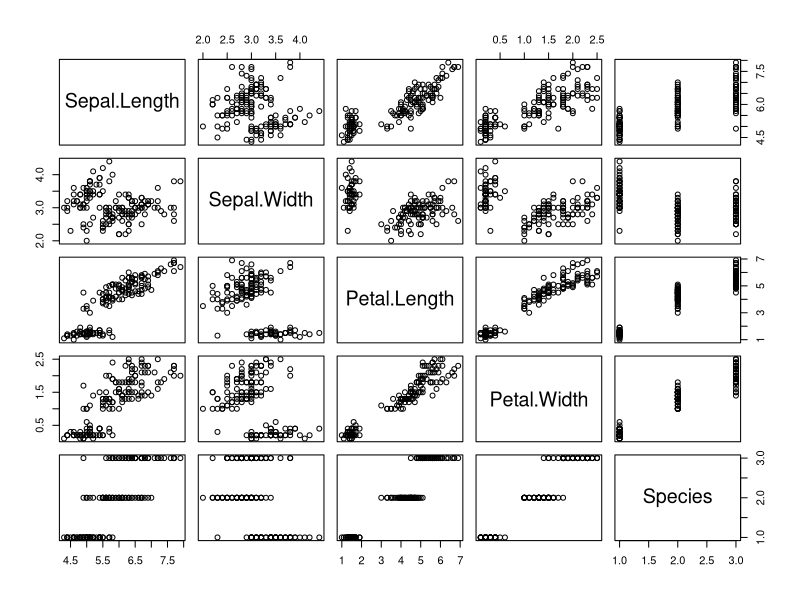
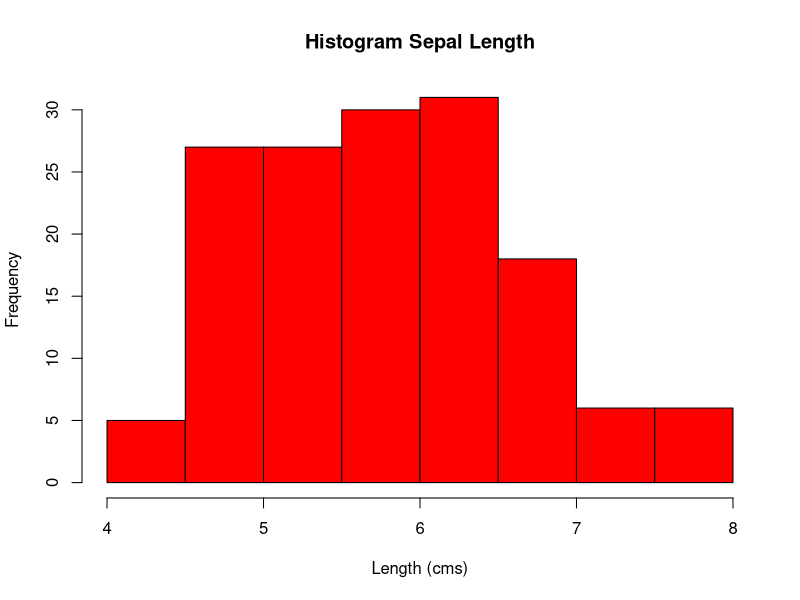
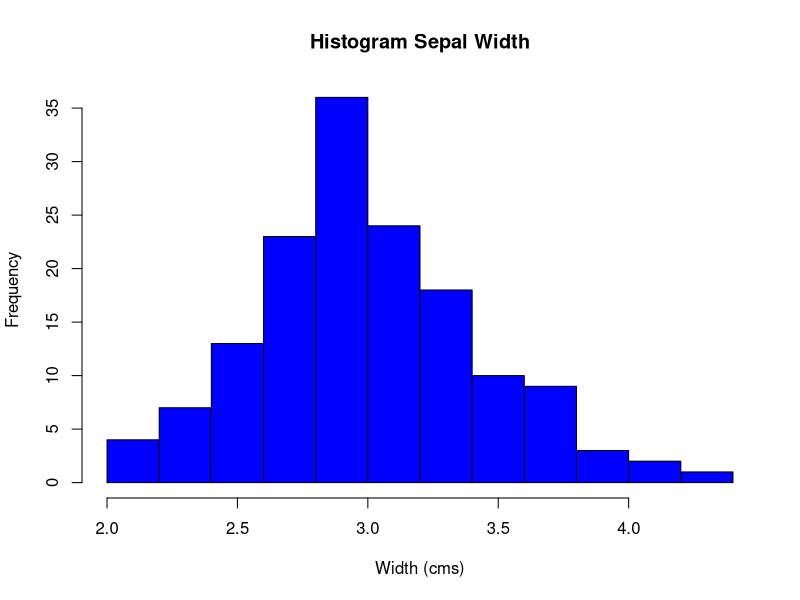
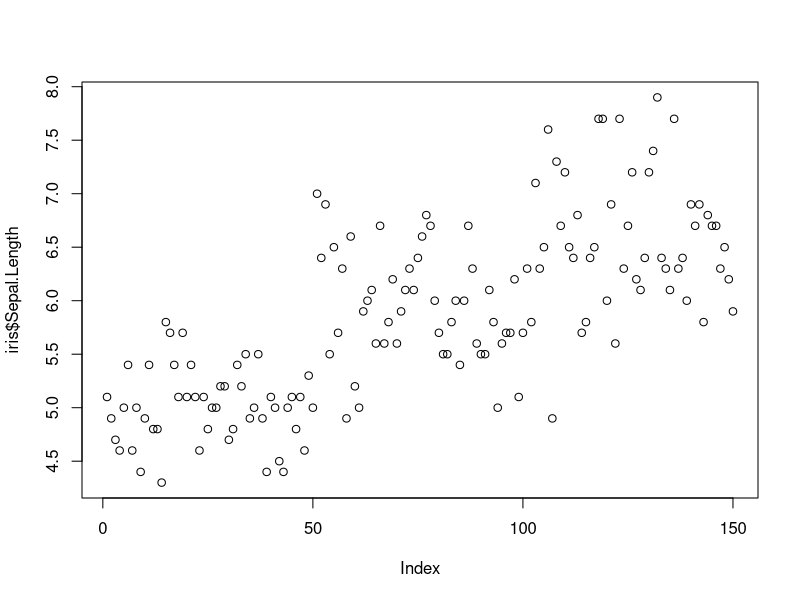
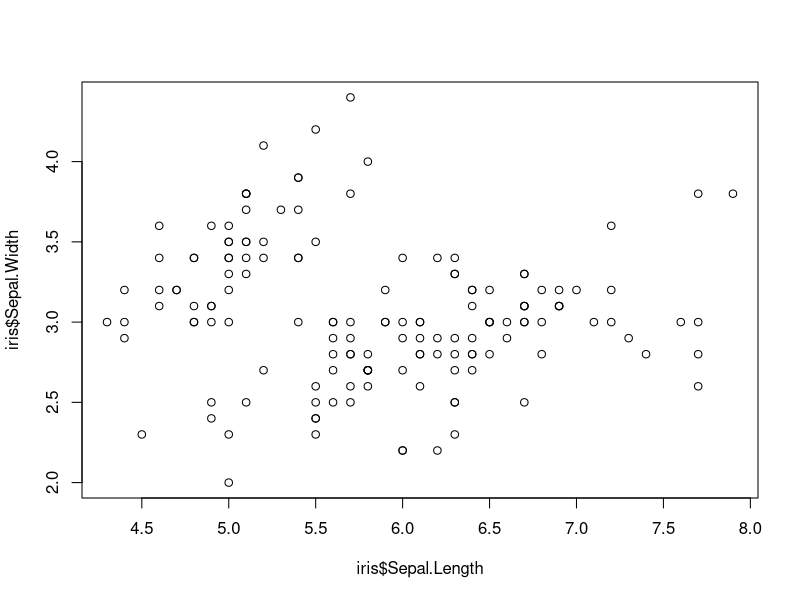
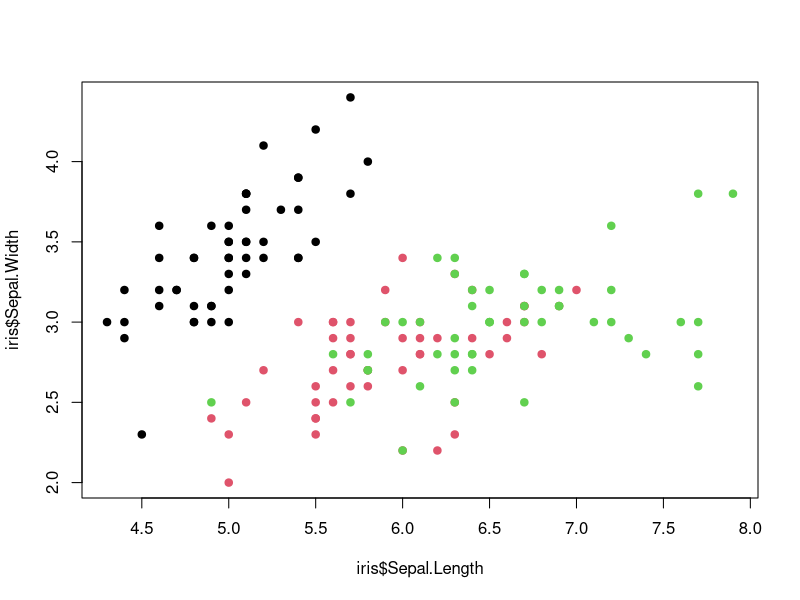
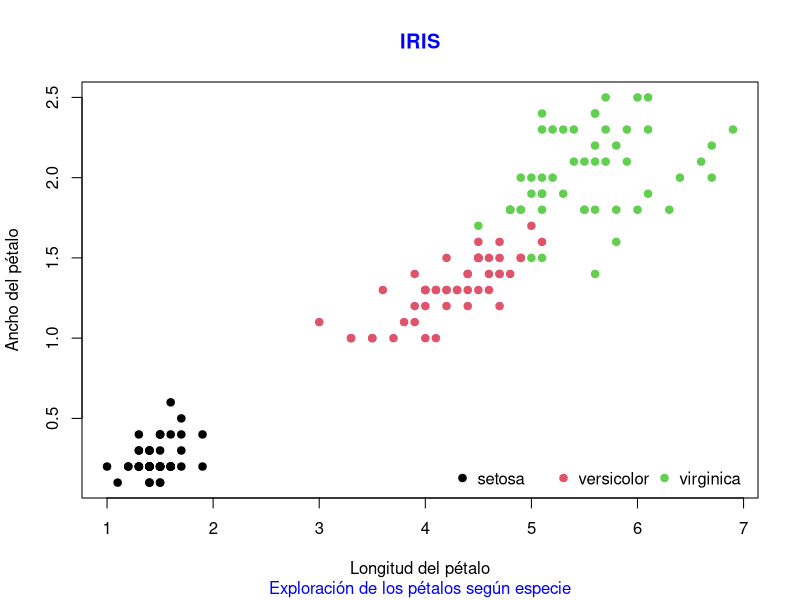
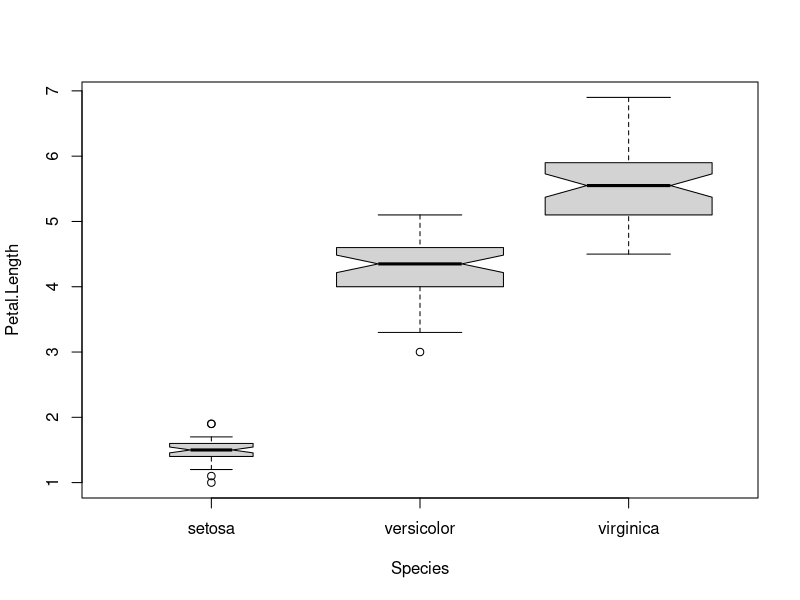

These charts were generated, in order, by the following R code:
## Academia OpenSalud LAB Ciencia de Datos


# Cargar librerias --------------------------------------------------------

library(tidyverse)
library(knitr)

# Cargar data -------------------------------------------------------------

data(iris)

# Aproximacion inicial a los datos ----------------------------------------

dim(iris) # n filas y columnas
str(iris)
names(iris)
head(iris)
tail(iris)
summary(iris)
glimpse(iris)
min(iris$Sepal.Length)
max(iris$Sepal.Length)
unique(iris$Species) # listar valores unicos
table(iris$Species) # conteo de variables


# Visualizaciones basicas -------------------------------------------------

# Ver algunas cosas de los datos

plot(iris)
hist(iris$Sepal.Length, 
     main = "Histogram Sepal Length",
     xlab = "Length (cms)",
     col = "red")

hist(iris$Sepal.Width, 
     main = "Histogram Sepal Width",
     xlab = "Width (cms)", 
     col = "blue")

iris %>% 
  group_by(Species) %>% 
  summarise(avg = mean(Sepal.Length)) %>% 
  arrange(avg)

iris %>%
  group_by(Species) %>%
  summarise(avg.sepal.width = mean(Sepal.Width), avg.sepal.length = mean(Sepal.Length)) %>%
  arrange(Species)

# Ver tipo de variables
data_frame(variable = names(iris)) %>% 
  mutate(class = map(iris, typeof)) %>% 
  kable()


# Formas de segmentar
setosa <- iris %>% 
  filter(Species == "setosa")
setosa2 <- iris[iris$Species == "setosa", ]


# Cambiar nombres de variables --------------------------------------------

#FORMA 1
colnames(setosa) <-  c("Largo.Sepalo", "Ancho.Sepalo", "Largo.Petalo", "Ancho.Petalo", "Especie")

#FORMA 2
colnames(setosa)[colnames(setosa)=="Largo.Sepalo"] <- "Largo2"

#FORMA 3
names(setosa)[3] <- "Petalo2"


# Separar campos

iris %>% 
  tidyr::pivot_longer(cols = -Species, names_to = c("part", "dimension"),
                      names_pattern = "(.*)\\.(.*)", values_to = "value")


# Graficos
plot(iris$Sepal.Length)
plot(iris$Sepal.Length, iris$Sepal.Width)
plot(iris$Sepal.Length, iris$Sepal.Width,col = iris$Species, pch = 19)
plot(iris$Petal.Length, iris$Petal.Width,
     col = iris$Species, pch = 19,
     xlab = 'Longitud del pétalo', ylab = 'Ancho del pétalo')
title(main = 'IRIS', sub = 'Exploración de los pétalos según especie',
      col.main = 'blue', col.sub = 'blue')
legend("bottomright", legend = levels(iris$Species),
       col = unique(iris$Species), ncol = 3, pch = 19, bty = "n")

boxplot(Petal.Length ~ Species, data = iris, notch = T,
        range = 1.25, width = c(1.0, 2.0, 2.0))

